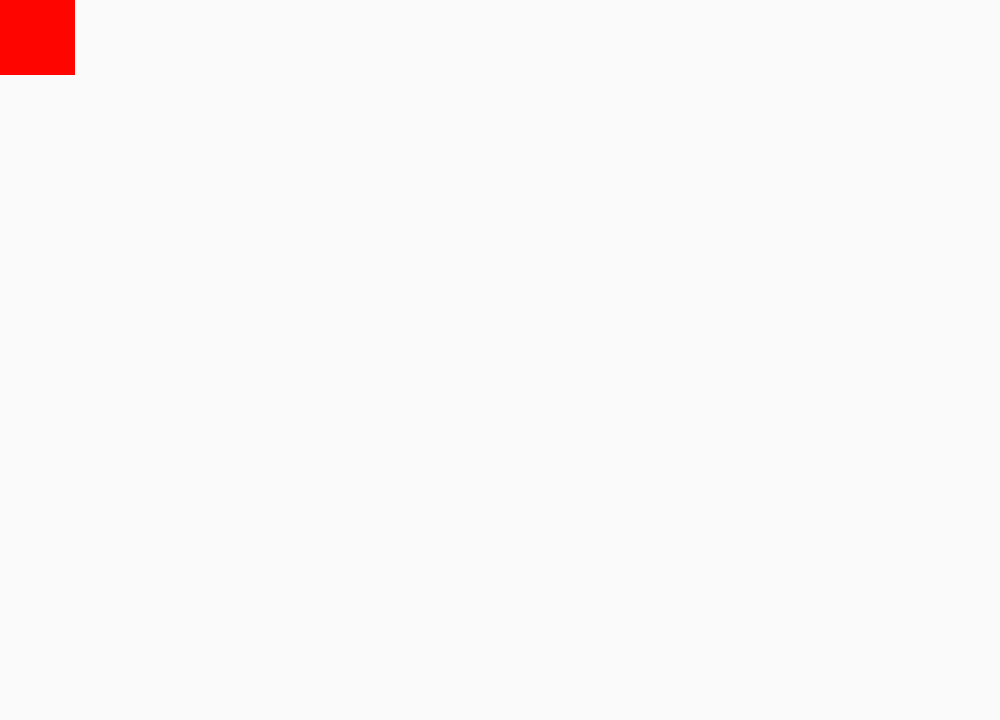
Frame 1 (no input)
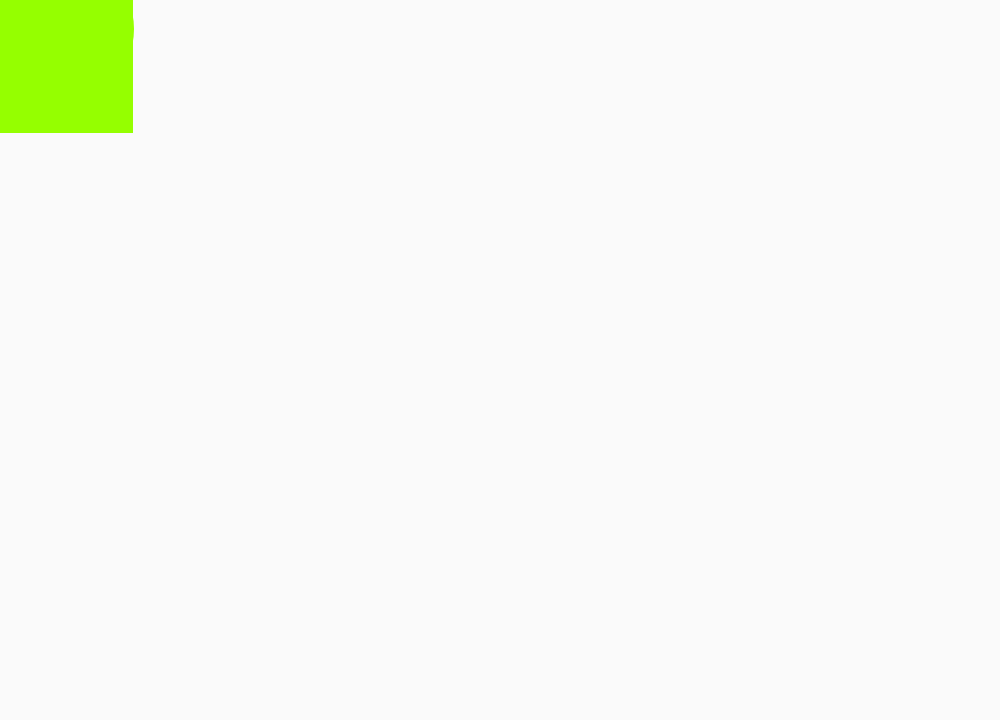
Frame 60 (the mouse pressed at the canvas centre just before this capture)
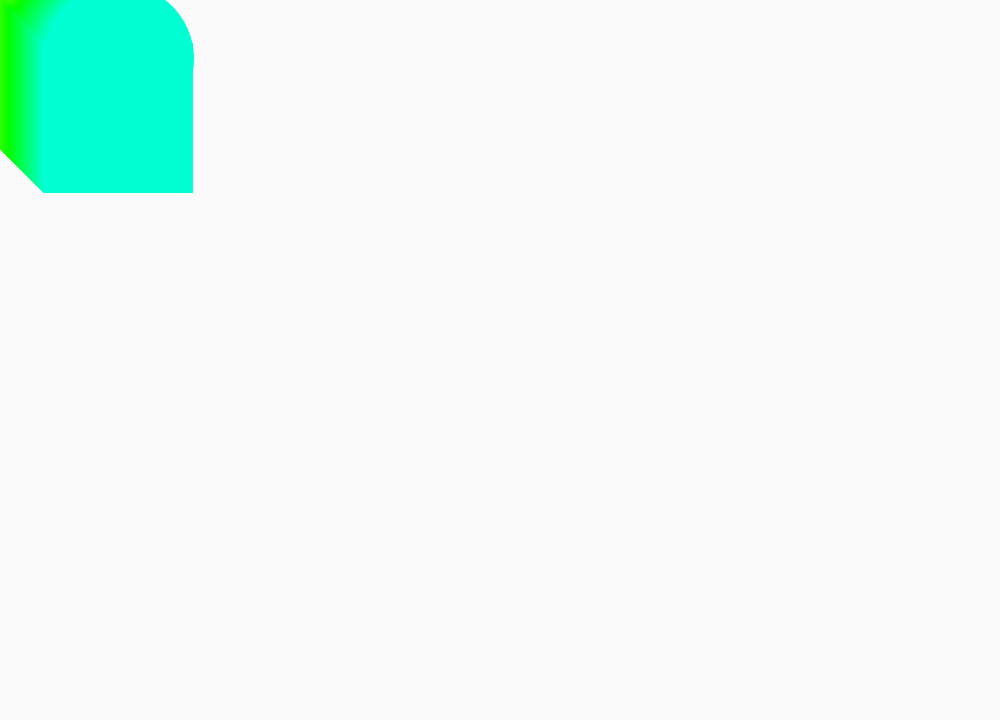
Frame 120 (the mouse held since frame 60 and released just before this capture)

The Processing sketch that drew these frames (run headless with seeded random() and noise(); from frame 60 on, the mouse is pressed at the canvas centre):

// Processing sketch: InClassClasses_samuelwarga
// ── InClassClasses_samuelwarga.pde
//original class "Square" by Katie, "circle" added by Sam
//methods I added are "screensaverbounce" and "screensaverbounce_circle"
//Title: "TripSaver" by Sam and Katie


Square sqr;
Circle circ;

void setup() {
  sqr = new Square(20, 20, 400, 400);

  circ = new Circle(50, 100, 200, 200);

  //Many = new Circle[50];

  size(1000, 720);
  background(250);
  colorMode(HSB);



  //
}


void draw() {
  sqr.display();
  sqr.screensaverbounce();
  circ.screensaverbounce_circle();
  circ.display();



  }
// ── Circle.pde
class Circle {
  int x1;
  int y1;
  int x2;
  int y2;
  int c;
  //added below direction, sam


  int x;
  int y;

  int dirX;
  int dirY;

  Circle(int tempx1, int tempy1, int tempx2, int tempy2) {
    x1 = tempx1;
    y1 = tempy1;
    x2 = tempx2;
    y2 = tempy2;
  }

  void display() {
    if (c >= 255)  c=0;  
    else  c++;
    fill(c, 255, 255);
    noStroke();
    ellipseMode(CENTER);
    ellipse(x, y/2, 150, 150);

  }

  void screensaverbounce_circle() {


    //sam
    x +=dirX;
    y +=dirY;



    if (y > 720) {
      dirY=-1;
    } 

    if (y < 1) {
      dirY=1;
    }
    if (x > 1000) {
      dirX=-1;
    }
    if (x < 1) {
      dirX=1;
    }
  }
}
// ── Square.pde
class Square {
  int x1;
  int y1;
  int x2;
  int y2;
  int c;
  float xpos, ypos;
  float xspeed = 2.8;
  float yspeed = 2.2;

  //added below direction, sam


  int x;
  int y;

  int dirX;
  int dirY;

  Square(int tempx1, int tempy1, int tempx2, int tempy2) {
    x1 = tempx1;
    y1 = tempy1;
    x2 = tempx2;
    y2 = tempy2;
  }

  void display() {
    if (c >= 255)  c=0;  
    else  c++;
    fill(c, 255, 255);
    noStroke();
    rectMode(CENTER);
    rect(x, y, 150, 150);

  }

  void screensaverbounce() {




    //sam
    x +=dirX;
    y +=dirY;



    if (y > 720) {
      dirY=-1;
    } 

    if (y < 1) {
      dirY=1;
    }
    if (x > 1000) {
      dirX=-1;
    }
    if (x < 1) {
      dirX=1;
    }
  }

}
